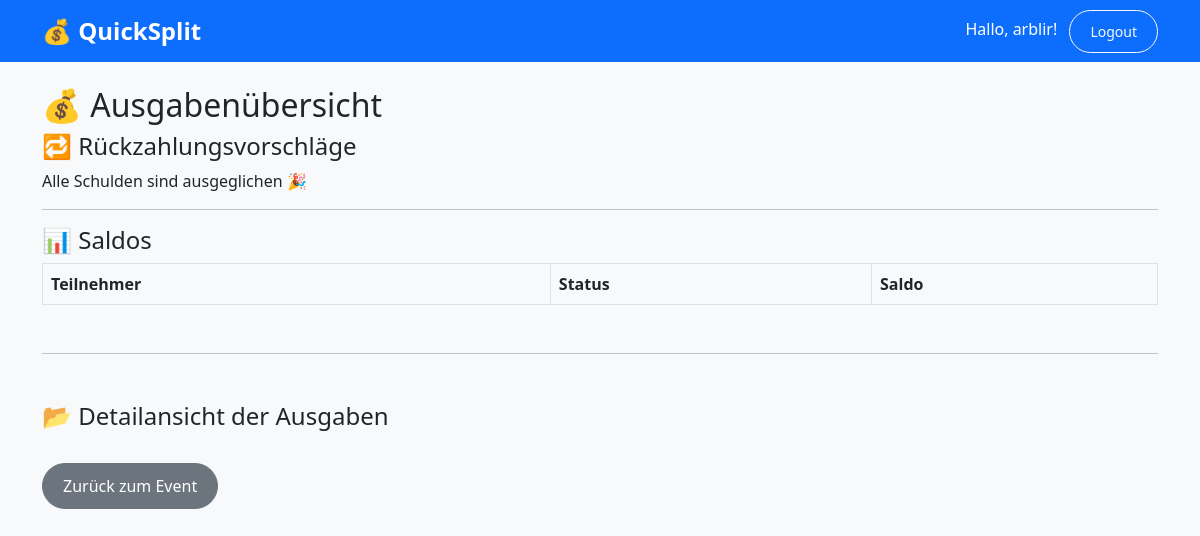
The app's page /expenses/5/summary (signed in), older data.
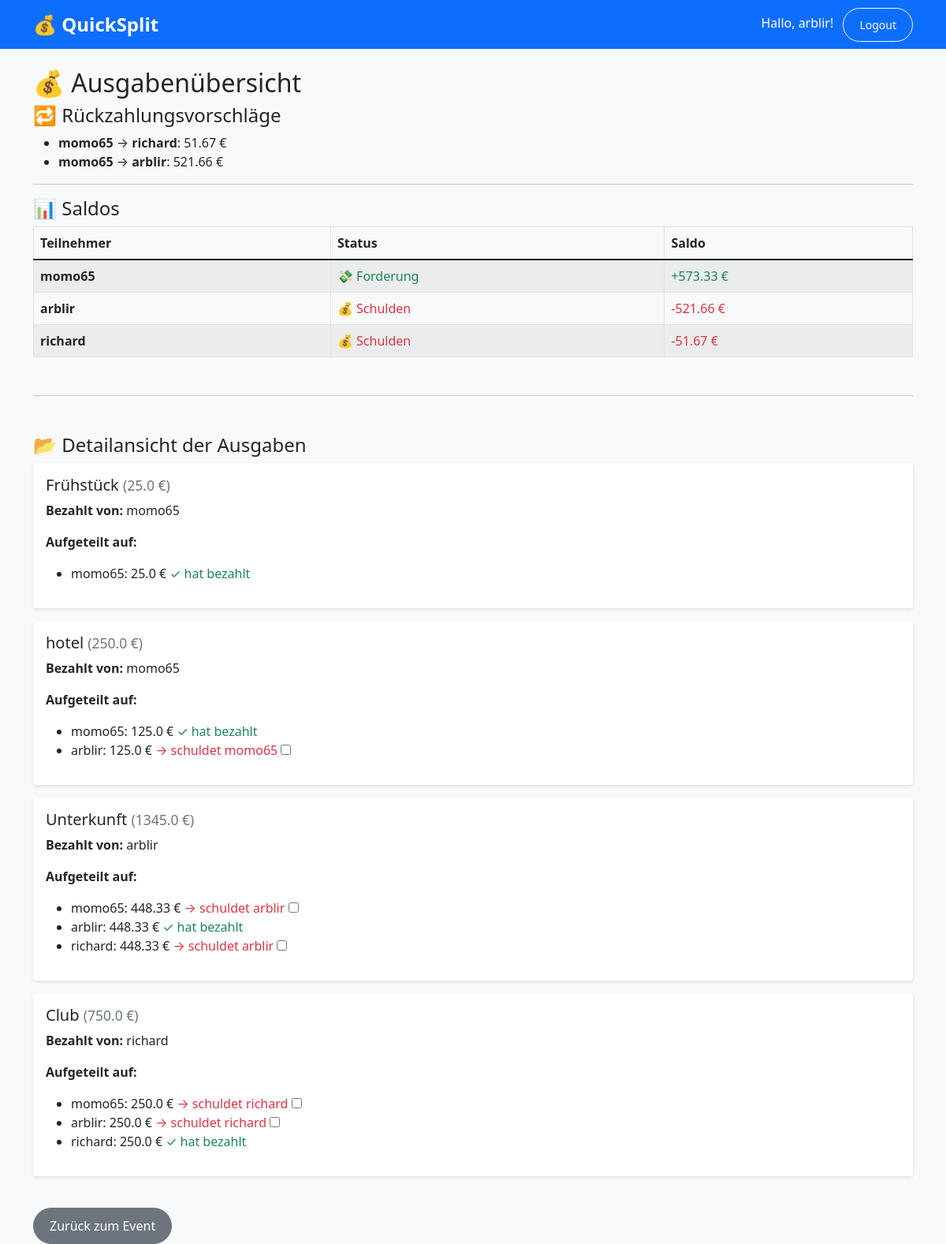
The same page, newer data.
### tables this page shows
CREATE TABLE participants (
        id INTEGER PRIMARY KEY AUTOINCREMENT,
        name TEXT NOT NULL,
        event_id INTEGER NOT NULL,
        FOREIGN KEY (event_id) REFERENCES events(id)
    );

CREATE TABLE expenses (
            id INTEGER PRIMARY KEY AUTOINCREMENT,
            title TEXT NOT NULL,
            amount REAL NOT NULL,
            date DATE DEFAULT CURRENT_DATE,
            payer_id INTEGER NOT NULL,
            event_id INTEGER NOT NULL,
            FOREIGN KEY (payer_id) REFERENCES users(id),
            FOREIGN KEY (event_id) REFERENCES events(id)
        );

CREATE TABLE expense_participants (
            expense_id INTEGER NOT NULL,
            user_id INTEGER NOT NULL,
            amount_owed REAL NOT NULL, paid BOOLEAN DEFAULT 0,
            PRIMARY KEY (expense_id, user_id),
            FOREIGN KEY (expense_id) REFERENCES expenses(id),
            FOREIGN KEY (user_id) REFERENCES users(id)
        );

### WEBAPP/routes/expenses.py (the view)
@expenses_bp.route('/<int:event_id>/summary')
def summary(event_id):
    if 'user_id' not in session:
        return redirect(url_for('auth.login'))
    conn = get_db_connection()
    participants = conn.execute(
        'SELECT * FROM participants WHERE event_id = ?',
        (event_id,)
    ).fetchall()
    balances = {p['id']: 0.0 for p in participants}
    id_to_name = {p['id']: p['name'] for p in participants}
    rows = conn.execute('''
        SELECT e.id AS expense_id, e.payer_id, ep.user_id, ep.amount_owed
        FROM expenses e
        JOIN expense_participants ep ON e.id = ep.expense_id
        WHERE e.event_id = ? AND ep.paid = 0
    ''', (event_id,)).fetchall()
    for row in rows:
        balances[row['payer_id']] -= row['amount_owed']
        balances[row['user_id']] += row['amount_owed']
    debtors = sorted([(uid, amt) for uid, amt in balances.items() if amt > 0], key=lambda x: x[1])
    creditors = sorted([(uid, -amt) for uid, amt in balances.items() if amt < 0], key=lambda x: x[1])
    transactions = []
    i, j = 0, 0
    while i < len(debtors) and j < len(creditors):
        debtor_id, debt_amt = debtors[i]
        creditor_id, credit_amt = creditors[j]
        amount = min(debt_amt, credit_amt)
        transactions.append({
            'from': id_to_name[debtor_id],
            'to': id_to_name[creditor_id],
            'amount': round(amount, 2)
        })
        debtors[i] = (debtor_id, debt_amt - amount)
        creditors[j] = (creditor_id, credit_amt - amount)
        if debtors[i][1] == 0:
            i += 1
        if creditors[j][1] == 0:
            j += 1
    expense_rows = conn.execute('''
        SELECT e.id, e.title, e.amount, e.payer_id, p.name AS payer_name
        FROM expenses e
        JOIN participants p ON e.payer_id = p.id
        WHERE e.event_id = ?
    ''', (event_id,)).fetchall()
    all_expenses = []
    for exp in expense_rows:
        participants_split = conn.execute('''
            SELECT ep.user_id, ep.amount_owed, ep.paid, p.name
            FROM expense_participants ep
            JOIN participants p ON ep.user_id = p.id
            WHERE ep.expense_id = ?
        ''', (exp['id'],)).fetchall()
        all_expenses.append({
            'id': exp['id'],
            'title': exp['title'],
            'amount': exp['amount'],
            'payer_name': exp['payer_name'],
            'participants': participants_split
        })
    conn.close()
    return render_template(
        'events/summary.html',
        transactions=transactions,
        balances=balances,
        names=id_to_name,
        all_expenses=all_expenses,
        event_id=event_id
    )

### WEBAPP/database.py (called while the page is built)
def get_db_connection():
    conn = sqlite3.connect(DATABASE)
    conn.row_factory = sqlite3.Row
    return conn

### WEBAPP/templates/events/summary.html (shortened to what this page needs)
{% extends "base.html" %}
{% block content %}
<h2>💰 Ausgabenübersicht</h2>
<h4>🔁 Rückzahlungsvorschläge</h4>
{% if transactions %}
  <ul>
    {% for t in transactions %}
      <li><strong>{{ t.from }}</strong> → <strong>{{ t.to }}</strong>: {{ t.amount }} €</li>
    {% endfor %}
  </ul>
{% else %}
  <p>Alle Schulden sind ausgeglichen 🎉</p>
{% endif %}
<hr>
<h4>📊 Saldos</h4>
<table class="table table-bordered table-striped align-middle">
  <thead>
    <tr>
      <th>Teilnehmer</th>
      <th>Status</th>
      <th>Saldo</th>
    </tr>
  </thead>
  <tbody>
    {% for uid, saldo in balances.items() %}
    <tr>
      <td><strong>{{ names[uid] }}</strong></td>
      <td>
        {% if saldo > 0 %}
          <span class="text-success">💸 Forderung</span>
        {% elif saldo < 0 %}
          <span class="text-danger">💰 Schulden</span>
        {% else %}
          <span class="text-muted">✅ Ausgeglichen</span>
        {% endif %}
      </td>
      <td>
        {% if saldo > 0 %}
          <span class="text-success">+{{ saldo | round(2) }} €</span>
        {% elif saldo < 0 %}
          <span class="text-danger">{{ saldo | round(2) }} €</span>
        {% else %}
          <span class="text-muted">0,00 €</span>
        {% endif %}
      </td>
    </tr>
    {% endfor %}
  </tbody>
</table>
<hr class="my-5">
<h4>📂 Detailansicht der Ausgaben</h4>
{% for exp in all_expenses %}
  <div class="card mb-3">
    <div class="card-body">
      <h5>{{ exp.title }} <small class="text-muted">({{ exp.amount }} €)</small></h5>
      <p><strong>Bezahlt von:</strong> {{ exp.payer_name }}</p>
      <p><strong>Aufgeteilt auf:</strong></p>
      <ul>
        {% for user in exp.participants %}
          <li>
            {{ user.name }}: {{ user.amount_owed | round(2) }} €
            {% if user.name != exp.payer_name %}
              {% if user.paid %}
                <span class="text-success">✔ bereits bezahlt</span>
              {% else %}
                <span class="text-danger">→ schuldet {{ exp.payer_name }}</span>
              {% endif %}
              <form method="POST"
                    action="{{ url_for('expenses.toggle_paid', expense_id=exp.id, user_id=user.user_id) }}"
                    style="display:inline;">
                <input type="checkbox" onchange="this.form.submit()" {% if user.paid %}checked{% endif %}>
              </form>
            {% else %}
              <span class="text-success">✓ hat bezahlt</span>
            {% endif %}
          </li>
        {% endfor %}
      </ul>
    </div>
  </div>
{% endfor %}
<a href="{{ url_for('events.show_event', event_id=event_id) }}" class="btn btn-secondary mt-4">Zurück zum Event</a>
{% endblock %}

### WEBAPP/templates/base.html (shortened to what this page needs)
<!DOCTYPE html>
<html lang="de">
<head>
    <link href="https://cdn.jsdelivr.net/npm/bootstrap@5.1.3/dist/css/bootstrap.min.css" rel="stylesheet">
    <link rel="stylesheet" href="{{ url_for('static', filename='style.css') }}">
</head>
<body>
        <nav class="navbar navbar-expand-lg navbar-dark bg-primary">
            <div class="container">
                <a class="navbar-brand" href="{{ url_for('index') }}">💰 QuickSplit</a>
                <div class="ms-auto">
                    {% if session.get('user_id') %}
                        <span class="navbar-text me-2 text-white">
                            Hallo, {{ session.get('user_name') }}!
                        </span>
                        <a href="{{ url_for('auth.logout') }}" class="btn btn-outline-light btn-sm">Logout</a>
                    {% endif %}
                </div>
            </div>
        </nav>
    <div class="container mt-4">
        {% block content %}{% endblock %}
    </div>
</body>
</html>

### WEBAPP/static/style.css (style rules this page uses)
body { background-color: #f8f9fa; }
.navbar-brand { font-weight: bold; font-size: 1.5rem; }
.card { transition: transform 0.2s; border: none; box-shadow: 0 2px 4px rgba(0,0,0,0.1); }
.btn { border-radius: 25px; padding: 10px 20px; }

Row changes from the older to the newer data that the page shows:
added participants: get "arblir", to "arblir", name "arblir", payer_name "arblir"
added participants: from "momo65" "momo65", name "momo65", payer_name "momo65"
added participants: to "richard", name "richard", payer_name "richard"
added expenses: title "Frühstück", amount "25.0", payer_name "momo65"
added expense_participants: name "momo65", amount_owed "25.0", shows "✓ hat bezahlt", shown under "Frühstück"
added expenses: title "hotel", amount "250.0", payer_name "momo65"
added expense_participants: name "momo65", amount_owed "125.0", shows "✓ hat bezahlt", shown under "hotel"
added expense_participants: name "arblir", amount_owed "125.0", shown under "hotel"
added expenses: title "Unterkunft", amount "1345.0", payer_name "arblir"
added expense_participants: name "momo65", amount_owed "448.33", shown under "Unterkunft"
added expense_participants: name "arblir", amount_owed "448.33", shows "✓ hat bezahlt", shown under "Unterkunft"
added expense_participants: name "richard", amount_owed "448.33", shown under "Unterkunft"
added expenses: title "Club", amount "750.0", payer_name "richard"
added expense_participants: name "momo65", amount_owed "250.0", shown under "Club"
added expense_participants: name "arblir", amount_owed "250.0", shown under "Club"
added expense_participants: name "richard", amount_owed "250.0", shows "✓ hat bezahlt", shown under "Club"
Text that changed along with them:
{{ session.get('user_name') }}: "arblir" → (not shown)
new list line: "→ : 51.67 €"
new list line: "→ : 521.66 €"
new list line: "💸 Forderung + 573.33 €"
new list line: "💰 Schulden -521.66 €"
new list line: "💰 Schulden -51.67 €"
text no longer shown: "Alle Schulden sind ausgeglichen 🎉"
